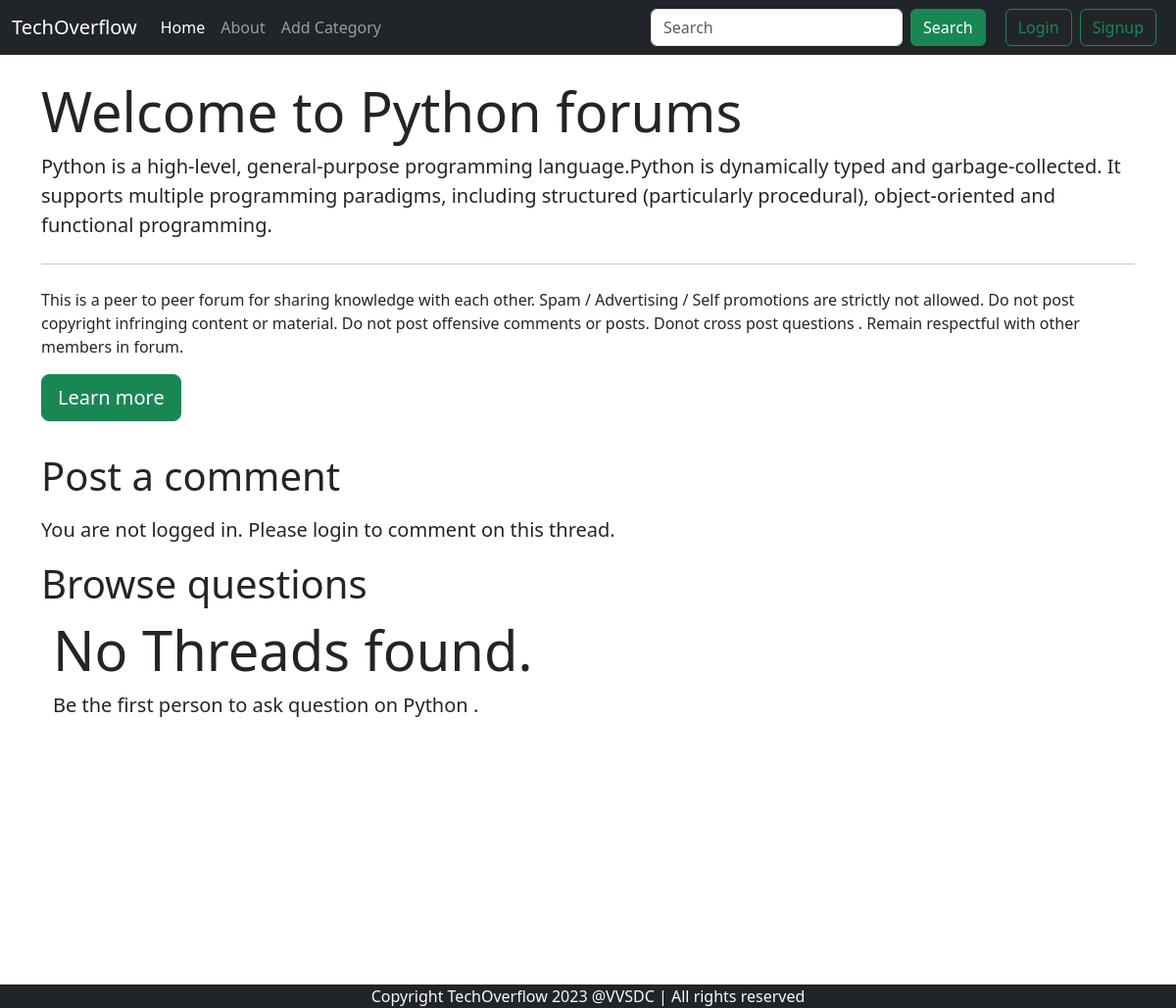
The app's page /threadlist.php?catid=1 with its own data.
### tables this page shows
CREATE TABLE `categories` (
  `category_id` int(11) NOT NULL,
  `category_name` varchar(255) DEFAULT NULL,
  `category_description` varchar(255) DEFAULT NULL,
  `created` datetime DEFAULT current_timestamp()
);

### threadlist.php (the view, shortened to what this page needs)
<!doctype html>
<html lang="en">
<head>
    <link href="https://cdn.jsdelivr.net/npm/bootstrap@5.3.0-alpha3/dist/css/bootstrap.min.css" rel="stylesheet"
>
</head>
<body>
</body>
</html>
<?php
require "./partials/_header.php";
require "./partials/_dbconnect.php";
?>
<?php
$id = $_GET['catid'];
$sql = "SELECT * FROM categories WHERE category_id=$id";
$result = mysqli_query($conn, $sql);
while ($row = mysqli_fetch_assoc($result)) {
    $cat_name = $row['category_name'];
    $cat_desc = $row['category_description'];
}
?>
<div class="container my-4">
    <div class="jumbotron">
        <h1 class="display-4">Welcome to <?php echo $cat_name ?> forums</h1>
        <p class="lead"><?php echo $cat_desc ?>
            <hr class="my-4">
        <p>This is a peer to peer forum for sharing knowledge with each other. Spam / Advertising / Self promotions are
            strictly not allowed. Do not post copyright infringing content or material. Do not post offensive comments
            or posts. Donot cross post questions . Remain respectful with other members in forum.</p>
        <a href="#" role="button" class="btn btn-success btn-lg">Learn more</a>
    </div>
</div>
<?php
    if(isset($_SESSION['loggedin']) && $_SESSION['loggedin']==true)
    {
        echo '<div class="container" style="margin-bottom: 50px;">
        <h1 class="py-2">Start a discussion</h1>
        <form action="'. $_SERVER["REQUEST_URI"] .'" method="post">
            <div class="mb-3">
                <label for="title" class="form-label">Problem Title</label>
                <input type="text" class="form-control" id="title" aria-describedby="emailHelp" name="title">
                <div id="title" class="form-text">Keep your title as crisp and short as possible.</div>
            </div>
            <div class="form-group">
                <label for="desc">Elaborate your problem</label>
                <textarea name="desc" id="desc" rows="3" class="form-control"></textarea>
            </div>
            <button type="submit" class="btn btn-success">Submit</button>
        </form>
    </div>';
    }
    else
    {
        echo '<div class="container">
            <div style="margin-bottom: 5px;">
                <h1 class="py-2">Post a comment</h1>
            </div>
            <p class="lead">
               You are not logged in. Please login to comment on this thread.
            </p>
        </div>';
    }
?>
<div class="container" style=" min-height:433px">
    <h1 style="margin-bottom: 10px;">Browse questions</h1>
    <?php
    $entry = false;
    if (!$entry)
    {
        echo '
       <div class="jumbotron jumbotron-fluid">
            <div class="container">
                <h1 class="display-4">No Threads found.</h1>
                <p class="lead">Be the first person to ask question
                on ' . $cat_name . ' .</p>
            </div>
        </div>';
    }
    ?>
</div>
<?php
require "./partials/_footer.php";
?>

### partials/_header.php (shortened to what this page needs)
<!doctype html>
<html lang="en">
<head>
    <link href="https://cdn.jsdelivr.net/npm/bootstrap@5.3.0-alpha3/dist/css/bootstrap.min.css" rel="stylesheet"
>
</head>
<body>
</body>
</html>
<?php
echo ' <nav class="navbar navbar-expand-lg navbar-dark bg-dark">
<div class="container-fluid">
    <a class="navbar-brand" href="/forum/index.php">TechOverflow</a>
    <button class="navbar-toggler" type="button" data-bs-toggle="collapse" data-bs-target="#navbarSupportedContent" aria-controls="navbarSupportedContent" aria-expanded="false" aria-label="Toggle navigation">
        <span class="navbar-toggler-icon"></span>
    </button>
    <div class="collapse navbar-collapse" id="navbarSupportedContent">
        <ul class="navbar-nav me-auto mb-2 mb-lg-0">
            <li class="nav-item">
                <a class="nav-link active" aria-current="page" href="/forum/">Home</a>
            </li>
            <li class="nav-item">
                <a class="nav-link" href="/forum/about.php">About</a>
            </li>
            <li class="nav-item">
                <a class="nav-link" href="/forum/addcategory.php">Add Category</a>
            </li>
        </ul>
        <div class="row mx-2">
        <form action="search.php" class="d-flex my-2 my-lg-0" role="search" method="get">
            <input name="search" class="form-control me-2" type="search" placeholder="Search" aria-label="Search">
            <button class="btn btn-success" type="submit">Search</button>
            </form>
        </div>';
        if(isset($_SESSION['loggedin']) and $_SESSION['loggedin']=true)
        {
            echo '
            <button class="btn btn-danger ml-2">'.$_SESSION['user_email'].'</button>
            <a href="/forum/partials/_logout.php" role="button" class="btn btn-outline-success mx-2">Logout</a>';
        }
        else
        {
            echo '
            <button class="btn btn-outline-success ml-2" data-bs-toggle="modal" data-bs-target="#loginModal">Login</button>
            <button class="btn btn-outline-success mx-2" data-bs-toggle="modal" data-bs-target="#signupModal">Signup</button>';
        }
        echo ' </div>
            </div>
    </nav>';
?>

### partials/_footer.php (shortened to what this page needs)
<div class="container-fluid bg-dark text-light">
    <p class="text-center" style="margin-bottom: 0;">
        Copyright TechOverflow 2023 @VVSDC | All rights reserved
    </p>
</div>

### records on screen
categories: category_name "Python", category_description "Python is a high-level, general-purpose programming language.Python is dynamically typed and garbage-collected. It supports multiple programming paradigms, including structured (particularly procedural), object-oriented and functional programming."
